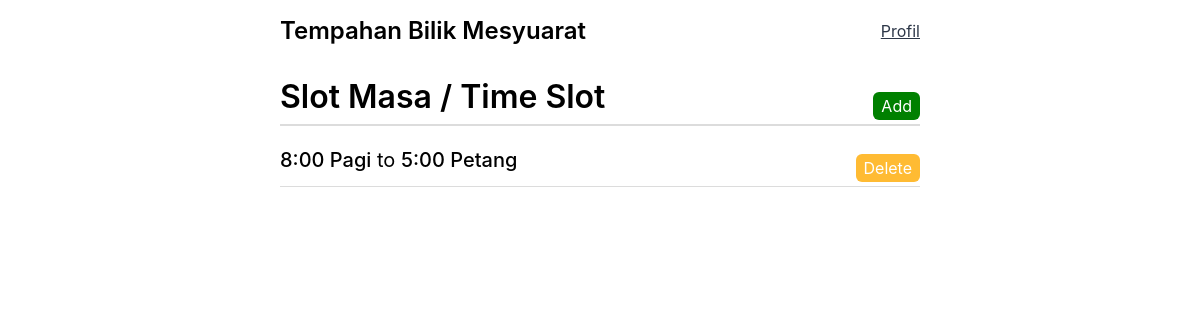
Page /tempah/manage/time-slots/1 (signed in) on the earlier database version.
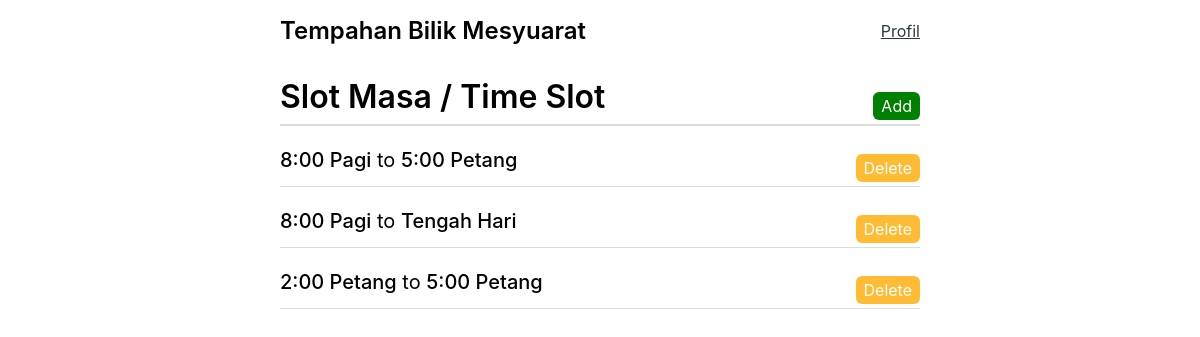
Same page on the later database version.
### booking/models.py (models this page shows, shortened)
class TimeSlot(models.Model):
    check_in_time = models.TimeField(max_length=4)
    check_out_time = models.TimeField(max_length=4)
    room = models.ForeignKey(Room, on_delete=models.CASCADE)
    booked = models.BooleanField(default=False)
    class Meta:
        verbose_name = "Masa Tempahan"
        verbose_name_plural = "Masa Tempahan"
    def get_translated_check_in_time(self):
        hour = self.check_in_time.hour
        minute = self.check_in_time.minute
        if hour == 12 and minute == 0:
            return "Tengah Hari"
        period = "Pagi" if hour < 12 else "Petang"
        if hour == 0:
            hour_12 = 12
        elif hour > 12:
            hour_12 = hour - 12
        else:
            hour_12 = hour
        return f"{hour_12}:{minute:02d} {period}"
    def get_translated_checkout_time(self):
        hour = self.check_out_time.hour
        minute = self.check_out_time.minute
        if hour == 12 and minute == 0:
            return "Tengah Hari"
        period = "Pagi" if hour < 12 else "Petang"
        if hour == 0:
            hour_12 = 12
        elif hour > 12:
            hour_12 = hour - 12
        else:
            hour_12 = hour
        return f"{hour_12}:{minute:02d} {period}"

### booking/views.py (the view)
# urls.py: path("manage/time-slots/<str:pk>", views.viewTimeSlots, name="view-timeslots"),
@staff_member_required
def viewTimeSlots(request, pk):
    room = Room.objects.get(id=pk)
    time_slots = TimeSlot.objects.filter(room=room)
    context = {"time_slots": time_slots, "room": room}
    return render(request, "booking/view_timeslots.html", context)

### booking/models.py (called while the page is built)
    @property
    def is_staff(self):
        return self.staff

### booking/templates/booking/view_timeslots.html (shortened to what this page needs)
  {% extends 'layout.html' %} {% block content %}
  <div class="view-timeslots-header">
    <h1 class="page-title">Slot Masa / Time Slot</h1>
    <div class="btn-add-wrapper">
      <a class="btn btn-lg btn-primary" href="{% url 'add-timeslots' room.id %}"
        >Add</a
      >
    </div>
  </div>
  <div class="timeslots-wrapper">
    {% if not time_slots %}
    <div class="info-wrapper">
      <p class="info">No timeslots added!</p>
    </div>
    {% else %} {% for time_slot in time_slots %}
    <div class="timeslot-wrapper">
      <div class="timeslot-header">
        <span class="bold">{{time_slot.get_translated_check_in_time}}</span>
        <span>to</span>
        <span class="bold">{{time_slot.get_translated_checkout_time}}</span>
      </div>
      <div class="btn-wrapper">
        <div>
          <a
            href="{% url 'delete-timeslot' time_slot.id %}"
            class="btn btn-secondary btn-md"
            >Delete</a
          >
        </div>
      </div>
    </div>
    {% endfor %} {% endif %}
  </div>
  {% endblock content %}

Differences in the rows shown:
added TimeSlot: get_translated_check_in_time "8:00 Pagi", get_translated_checkout_time "Tengah Hari"
added TimeSlot: get_translated_check_in_time "2:00 Petang", get_translated_checkout_time "5:00 Petang"
